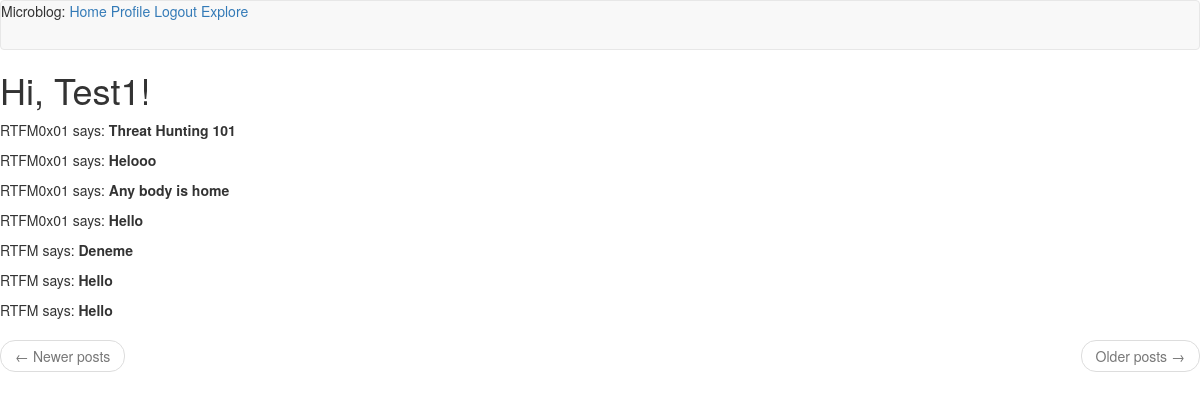
Page /explore (signed in) on the committed database.
### app/models.py (models this page shows, shortened)
class User(UserMixin, db.Model):
    id = db.Column(db.Integer, primary_key=True)
    username = db.Column(db.String(64), index=True, unique=True)
    email = db.Column(db.String(120), index=True, unique=True)
    password_hash = db.Column(db.String(128))
    posts = db.relationship('Post', backref='author', lazy='dynamic')
    about_me = db.Column(db.String(140))
    last_seen = db.Column(db.DateTime, default=datetime.utcnow)
    followed = db.relationship(
        'User', secondary=followers,
        primaryjoin=(followers.c.follower_id == id),
        secondaryjoin=(followers.c.followed_id == id),
        backref=db.backref('followers', lazy='dynamic'), lazy='dynamic')

class Post(db.Model):
    id = db.Column(db.Integer, primary_key=True)
    body = db.Column(db.String(140))
    timestamp = db.Column(db.DateTime, index=True, default=datetime.utcnow)
    user_id = db.Column(db.Integer, db.ForeignKey('user.id'))

### app/routes.py (the view)
@app.route('/explore')
@login_required
def explore():
    page = request.args.get('page', 1, type=int)
    posts = Post.query.order_by(Post.timestamp.desc()).paginate(
        page, app.config['POSTS_PER_PAGE'], False)
    next_url = url_for('explore', page=posts.next_num) \
        if posts.has_next else None
    prev_url = url_for('explore', page=posts.prev_num) \
        if posts.has_prev else None
    return render_template("index.html", title='Explore', posts=posts.items,
                        next_url=next_url, prev_url=prev_url)

### app/models.py (called while the page is built)
@login.user_loader
def load_user(id):
    return User.query.get(int(id))

### app/routes.py (called while the page is built)
@app.before_request
def before_request():
    if current_user.is_authenticated:
        current_user.last_seen = datetime.utcnow()
        db.session.commit()

### app/templates/index.html (shortened to what this page needs)
{% extends "base.html" %}
{% block content %}
    <h1>Hi, {{ current_user.username }}!</h1>
    {% for post in posts %}
    <p>
    {{ post.author.username }} says: <b>{{ post.body }}</b>
    </p>
    {% endfor %}
    <nav aria-label="...">
        <ul class="pager">
            <li class="previous{% if not prev_url %} disabled{% endif %}">
                <a href="{{ prev_url or '#' }}">
                    <span aria-hidden="true">&larr;</span> Newer posts
                </a>
            </li>
            <li class="next{% if not next_url %} disabled{% endif %}">
                <a href="{{ next_url or '#' }}">
                    Older posts <span aria-hidden="true">&rarr;</span>
                </a>
            </li>
        </ul>
    </nav>
{% endblock %}

### rows in the picture
User: username "Test1"
Post: author.username "RTFM0x01", body "Threat Hunting 101"
Post: author.username "RTFM0x01", body "Helooo"
Post: author.username "RTFM0x01", body "Any body is home"
Post: author.username "RTFM0x01", body "Hello"
Post: author.username "RTFM", body "Deneme"
Post: author.username "RTFM", body "Hello"
Post: author.username "RTFM", body "Hello"
